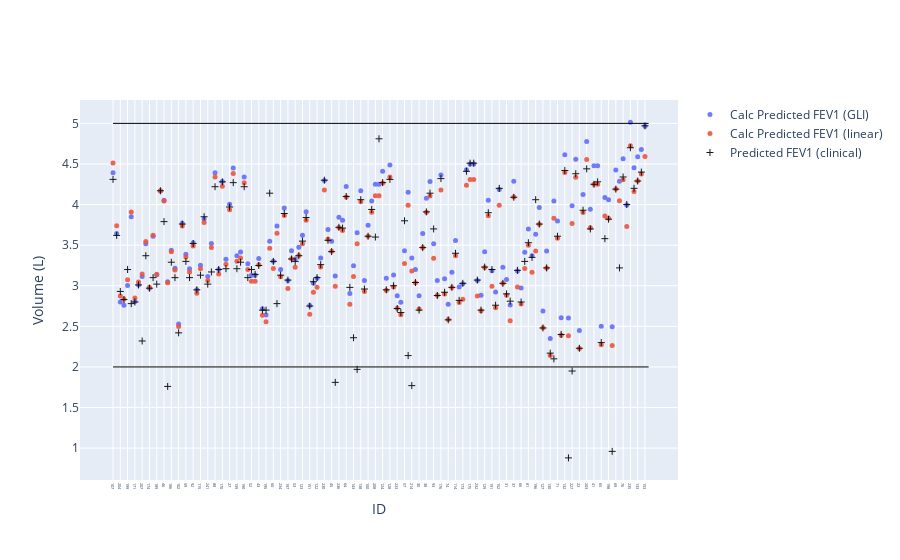

The notebook cell saved with this chart:
### Code cell
# Plot

# Sort df by Predicted FEV1 Calc (L)
df.sort_values(by=[diff_name], inplace=True)

# df.sort_values(by=['Calc Predicted FEV1 (linear)'], inplace=True)
# Use go.scatter to plot FEV1 Predicted in y with ID in x
fig = go.Figure(
    data=go.Scatter(
        x=df["ID"],
        y=df["Calc Predicted FEV1 (GLI)"],
        name="Calc Predicted FEV1 (GLI)",
        mode="markers",
        opacity=0.9,
    )
)
# Add the same with FEV1 Predicted Calc (L) with name "Predicted FEV1 Calc (L)"
fig.add_trace(
    go.Scatter(
        x=df["ID"],
        y=df["Calc Predicted FEV1 (linear)"],
        name="Calc Predicted FEV1 (linear)",
        mode="markers",
        opacity=0.9,
    )
)
# Add clinical predicted FEV1
fig.add_trace(
  go.Scatter(
          x=df["ID"],
          y=df["Predicted FEV1"],
          name="Predicted FEV1 (clinical)",
          mode="markers",
          marker_symbol='cross-thin',
          # marker_color="black",
          marker_line_color="black",
          marker_line_width=1,
          opacity=0.9,
      )
)
fig.update_traces(marker=dict(size=5), selector=dict(mode="markers"))
# Add red constant red lines for volume of 2L and 5L
fig.add_shape(
    type="line", x0=0, y0=2, x1=len(df), y1=2, line=dict(color="Black", width=1)
)
fig.add_shape(
    type="line", x0=0, y0=5, x1=len(df), y1=5, line=dict(color="Black", width=1)
)
# Set yaxis legend to Volume (L)
fig.update_yaxes(title_text="Volume (L)")
# Set xaxis legend to ID
fig.update_xaxes(title_text="ID")
fig.update_xaxes(tickfont_size=4)
fig.show()


print(
    "Describe Calc Predicted FEV1 (linear):\n{}".format(
        df["Calc Predicted FEV1 (linear)"].describe()
    )
)
print("Describe Calc Predicted FEV1 (GLI):\n{}".format(df["Predicted FEV1"].describe()))

threshold = 0.3
outliers = df[df[diff_name].abs() > threshold][
    [
        "ID",
        "Age",
        "Sex",
        "Height",
        "Weight",
        "Calc Predicted FEV1 (GLI)",
        "Calc Predicted FEV1 (linear)",
        diff_name,
    ]
].sort_values(by=[diff_name], ascending=False)

print(
    "Number of unique IDs: {}\nNumber of outliers: {}\nPercentage of values with diff > {}L: {}".format(
        len(df["ID"].unique()),
        len(outliers),
        threshold,
        100 * len(outliers) / len(df["ID"].unique()),
    )
)

outliers

### Figure 1 — Plotly figure (JSON) as saved in the notebook; plotly's stock layout.template omitted (floating-point values rounded to 4 significant figures; data arrays with more than 128 entries replaced by an {"elided": "..."} marker saying what was removed)
{"data": [{"marker": {"size": 5}, "mode": "markers", "name": "Calc Predicted FEV1 (GLI)", "opacity": 0.9, "type": "scatter", "x": {"elided": "147 str values"}, "y": {"elided": "147 float values"}}, {"marker": {"size": 5}, "mode": "markers", "name": "Calc Predicted FEV1 (linear)", "opacity": 0.9, "type": "scatter", "x": {"elided": "147 str values"}, "y": {"elided": "147 float values"}}, {"marker": {"line": {"color": "black", "width": 1}, "size": 5, "symbol": "cross-thin"}, "mode": "markers", "name": "Predicted FEV1 (clinical)", "opacity": 0.9, "type": "scatter", "x": {"elided": "147 str values"}, "y": {"elided": "147 float values"}}], "layout": {"shapes": [{"line": {"color": "Black", "width": 1}, "type": "line", "x0": 0, "x1": 147, "y0": 2, "y1": 2}, {"line": {"color": "Black", "width": 1}, "type": "line", "x0": 0, "x1": 147, "y0": 5, "y1": 5}], "xaxis": {"tickfont": {"size": 4}, "title": {"text": "ID"}}, "yaxis": {"title": {"text": "Volume (L)"}}}}
